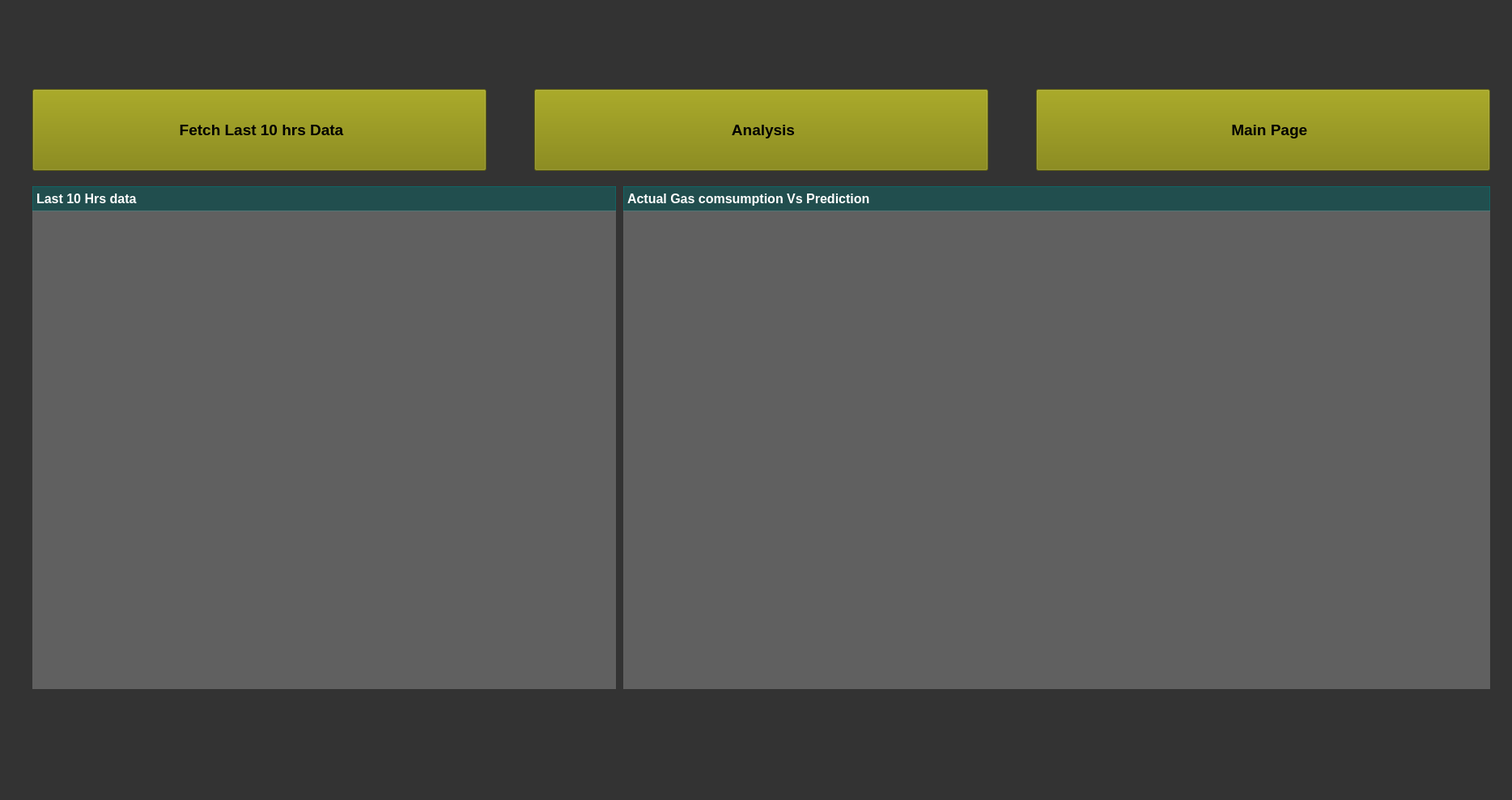
<?xml version="1.0" encoding="UTF-8"?>
<ui version="4.0">
 <class>MainWindow</class>
 <widget class="QMainWindow" name="MainWindow">
  <property name="geometry">
   <rect>
    <x>0</x>
    <y>0</y>
    <width>1868</width>
    <height>988</height>
   </rect>
  </property>
  <property name="font">
   <font>
    <weight>75</weight>
    <bold>true</bold>
   </font>
  </property>
  <property name="windowTitle">
   <string>MainWindow</string>
  </property>
  <property name="styleSheet">
   <string notr="true">background-color: #333333;</string>
  </property>
  <widget class="QWidget" name="centralwidget">
   <widget class="QLabel" name="label_2">
    <property name="geometry">
     <rect>
      <x>40</x>
      <y>10</y>
      <width>91</width>
      <height>81</height>
     </rect>
    </property>
    <property name="text">
     <string/>
    </property>
    <property name="pixmap">
     <pixmap>logo3.png</pixmap>
    </property>
    <property name="scaledContents">
     <bool>true</bool>
    </property>
   </widget>
   <widget class="QLabel" name="label_3">
    <property name="geometry">
     <rect>
      <x>70</x>
      <y>230</y>
      <width>631</width>
      <height>611</height>
     </rect>
    </property>
    <property name="text">
     <string/>
    </property>
    <property name="pixmap">
     <pixmap>Images/AI1.png</pixmap>
    </property>
    <property name="scaledContents">
     <bool>false</bool>
    </property>
   </widget>
   <widget class="QPushButton" name="bt_GetLastdata">
    <property name="geometry">
     <rect>
      <x>40</x>
      <y>110</y>
      <width>561</width>
      <height>101</height>
     </rect>
    </property>
    <property name="font">
     <font>
      <family>Arial</family>
      <pointsize>14</pointsize>
      <weight>75</weight>
      <italic>false</italic>
      <bold>true</bold>
     </font>
    </property>
    <property name="styleSheet">
     <string notr="true">color: #000000;
background-color:rgb(128,128,0,150);
padding-left: 5px;
text-align: center;</string>
    </property>
    <property name="text">
     <string>Fetch Last 10 hrs Data</string>
    </property>
    <property name="icon">
     <iconset>
      <normaloff>Images/History.png</normaloff>Images/History.png</iconset>
    </property>
    <property name="iconSize">
     <size>
      <width>50</width>
      <height>50</height>
     </size>
    </property>
   </widget>
   <widget class="QLabel" name="label_6">
    <property name="geometry">
     <rect>
      <x>40</x>
      <y>230</y>
      <width>721</width>
      <height>31</height>
     </rect>
    </property>
    <property name="font">
     <font>
      <family>Arial</family>
      <pointsize>12</pointsize>
      <weight>75</weight>
      <bold>true</bold>
     </font>
    </property>
    <property name="styleSheet">
     <string notr="true">border-style: solid;
border-width: 1px;
border-color: rgb(0,128,128,120);
color: rgb(255, 255, 255);
background-color: rgb(0,128,128,90);</string>
    </property>
    <property name="text">
     <string>Last 10 Hrs data</string>
    </property>
   </widget>
   <widget class="QLabel" name="label_7">
    <property name="geometry">
     <rect>
      <x>770</x>
      <y>230</y>
      <width>1071</width>
      <height>31</height>
     </rect>
    </property>
    <property name="font">
     <font>
      <family>Arial</family>
      <pointsize>12</pointsize>
      <weight>75</weight>
      <bold>true</bold>
     </font>
    </property>
    <property name="styleSheet">
     <string notr="true">border-style: solid;
border-width: 1px;
border-color: rgb(0,128,128,120);
color: rgb(255, 255, 255);
background-color: rgb(0,128,128,90);</string>
    </property>
    <property name="text">
     <string>Actual Gas comsumption Vs Prediction</string>
    </property>
   </widget>
   <widget class="QWidget" name="Wid_Last10Hrdata" native="true">
    <property name="geometry">
     <rect>
      <x>40</x>
      <y>260</y>
      <width>721</width>
      <height>591</height>
     </rect>
    </property>
    <property name="styleSheet">
     <string notr="true">background-color: rgb(128,128,128,150);</string>
    </property>
   </widget>
   <widget class="QWidget" name="Wid_ConsVsPred" native="true">
    <property name="geometry">
     <rect>
      <x>770</x>
      <y>260</y>
      <width>1071</width>
      <height>591</height>
     </rect>
    </property>
    <property name="styleSheet">
     <string notr="true">background-color: rgb(128,128,128,150);</string>
    </property>
   </widget>
   <widget class="QLabel" name="label_8">
    <property name="geometry">
     <rect>
      <x>800</x>
      <y>230</y>
      <width>841</width>
      <height>601</height>
     </rect>
    </property>
    <property name="text">
     <string/>
    </property>
    <property name="pixmap">
     <pixmap>Images/AI2.png</pixmap>
    </property>
    <property name="scaledContents">
     <bool>true</bool>
    </property>
   </widget>
   <widget class="QPushButton" name="Bt_Analysis">
    <property name="geometry">
     <rect>
      <x>660</x>
      <y>110</y>
      <width>561</width>
      <height>101</height>
     </rect>
    </property>
    <property name="font">
     <font>
      <family>Arial</family>
      <pointsize>14</pointsize>
      <weight>75</weight>
      <italic>false</italic>
      <bold>true</bold>
     </font>
    </property>
    <property name="styleSheet">
     <string notr="true">color: #000000;
background-color:rgb(128,128,0,150);
padding-left: 5px;
text-align: center;</string>
    </property>
    <property name="text">
     <string>Analysis</string>
    </property>
    <property name="icon">
     <iconset>
      <normaloff>Images/Analys2.png</normaloff>Images/Analys2.png</iconset>
    </property>
    <property name="iconSize">
     <size>
      <width>50</width>
      <height>50</height>
     </size>
    </property>
   </widget>
   <widget class="QPushButton" name="bt_Mainpage">
    <property name="geometry">
     <rect>
      <x>1280</x>
      <y>110</y>
      <width>561</width>
      <height>101</height>
     </rect>
    </property>
    <property name="font">
     <font>
      <family>Arial</family>
      <pointsize>14</pointsize>
      <weight>75</weight>
      <italic>false</italic>
      <bold>true</bold>
     </font>
    </property>
    <property name="styleSheet">
     <string notr="true">color: #000000;
background-color:rgb(128,128,0,150);
padding-left: 5px;
text-align: center;</string>
    </property>
    <property name="text">
     <string>  Main Page</string>
    </property>
    <property name="icon">
     <iconset>
      <normaloff>Images/GoBack.png</normaloff>Images/GoBack.png</iconset>
    </property>
    <property name="iconSize">
     <size>
      <width>50</width>
      <height>50</height>
     </size>
    </property>
   </widget>
   <zorder>label_8</zorder>
   <zorder>label_3</zorder>
   <zorder>label_2</zorder>
   <zorder>bt_GetLastdata</zorder>
   <zorder>label_6</zorder>
   <zorder>label_7</zorder>
   <zorder>Wid_Last10Hrdata</zorder>
   <zorder>Wid_ConsVsPred</zorder>
   <zorder>Bt_Analysis</zorder>
   <zorder>bt_Mainpage</zorder>
  </widget>
  <widget class="QMenuBar" name="menubar">
   <property name="geometry">
    <rect>
     <x>0</x>
     <y>0</y>
     <width>1868</width>
     <height>22</height>
    </rect>
   </property>
  </widget>
  <widget class="QStatusBar" name="statusbar"/>
 </widget>
 <resources/>
 <connections/>
 <slots>
  <slot>select_csv()</slot>
 </slots>
</ui>
